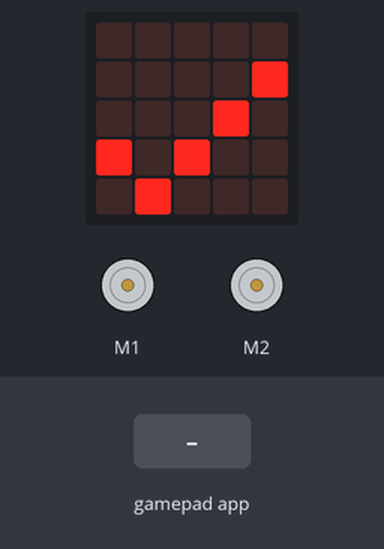
The program below on a simulated BBC micro:bit (MakeCode). Shown: the board's 5×5 LED display, 2 × DC motor (green arrow = forward, orange = backward, longer = faster). Inputs (shaded band) come from the test bench.

Above: at 1.8 s.
1.9 s: gamepad app sends A_DOWN
At 2.2 s:
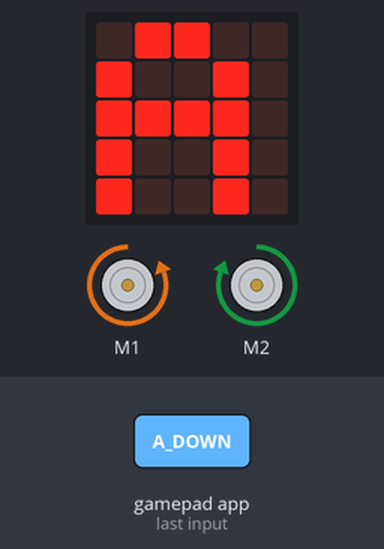
3.4 s: gamepad app sends B_DOWN
At 4.6 s:
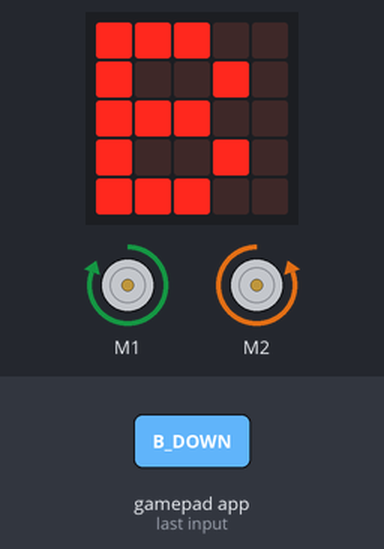
4.9 s: gamepad app sends C_DOWN
At 5.7 s:
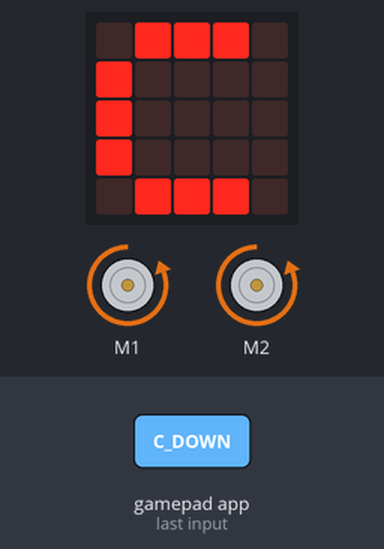
6.4 s: gamepad app sends D_DOWN
At 6.9 s:
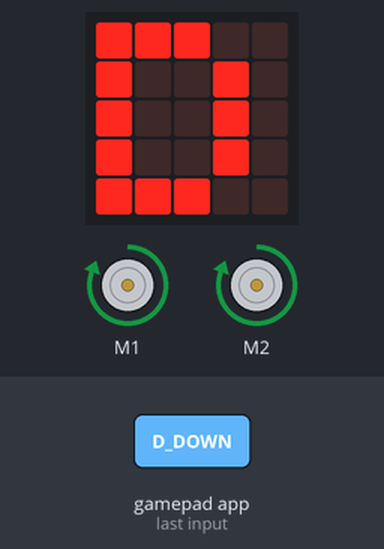
7.9 s: gamepad app sends 1_DOWN
At 9.2 s:
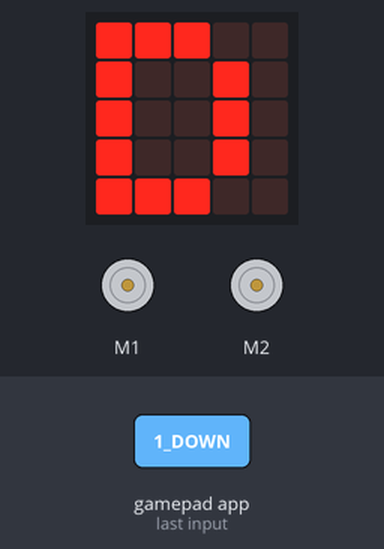
Timing chart, 0 to 10.4 s (numbered marks = the images above; inputs shaded):
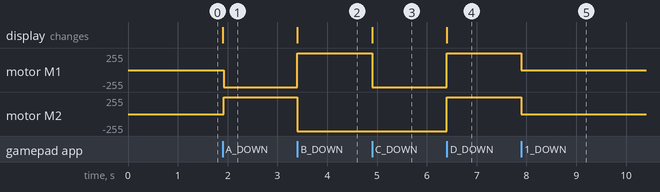

Measured:
- after the input at 1.9 s, motor M1: stopped → backward 255/255 at once; motor M2: stopped → forward 255/255 at once; the display: changes at once (image 1)
- after the input at 3.4 s, motor M1: backward 255/255 → forward 255/255 at once; motor M2: forward 255/255 → backward 255/255 at once; the display: changes at once (image 2)
- after the input at 4.9 s, motor M1: forward 255/255 → backward 255/255 at once; the display: changes at once (image 3)
- after the input at 6.4 s, motor M1, motor M2: backward 255/255 → forward 255/255 at once; the display: changes at once (image 4)
- after the input at 7.9 s, motor M1, motor M2: forward 255/255 → stopped at once

The program:

main.ts
```typescript
control.onEvent(EventBusSource.MES_DPAD_CONTROLLER_ID, EventBusValue.MICROBIT_EVT_ANY, function () {
    if (lastValue != control.eventValue()) {
        lastValue = control.eventValue()
        vitesseM2 = 255
        vitesseM1 = 255
        if (control.eventValue() == 1) {
            maqueen.motorRun(maqueen.Motors.M1, maqueen.Dir.CCW, vitesseM1)
            maqueen.motorRun(maqueen.Motors.M2, maqueen.Dir.CW, vitesseM2)
            basic.showString("A")
        } else if (control.eventValue() == 3) {
            maqueen.motorRun(maqueen.Motors.M1, maqueen.Dir.CW, vitesseM1)
            maqueen.motorRun(maqueen.Motors.M2, maqueen.Dir.CCW, vitesseM2)
            basic.showString("B")
        } else if (control.eventValue() == 5) {
            maqueen.motorRun(maqueen.Motors.M1, maqueen.Dir.CCW, vitesseM1)
            maqueen.motorRun(maqueen.Motors.M2, maqueen.Dir.CCW, vitesseM2)
            basic.showString("C")
        } else if (control.eventValue() == 7) {
            maqueen.motorRun(maqueen.Motors.M1, maqueen.Dir.CW, vitesseM1)
            maqueen.motorRun(maqueen.Motors.M2, maqueen.Dir.CW, vitesseM2)
            basic.showString("D")
        } else if (control.eventValue() == 9) {
            maqueen.motorStop(maqueen.Motors.All)
        }
    }
})
let vitesseM2 = 0
let vitesseM1 = 0
let lastValue = 0
basic.showIcon(IconNames.Yes)
lastValue = 0
vitesseM1 = 0
vitesseM2 = 0
```

test.ts
```typescript
// les tests vont ici ; cela ne sera pas compilé si ce paquet est utilisé en tant qu'extension.
```
